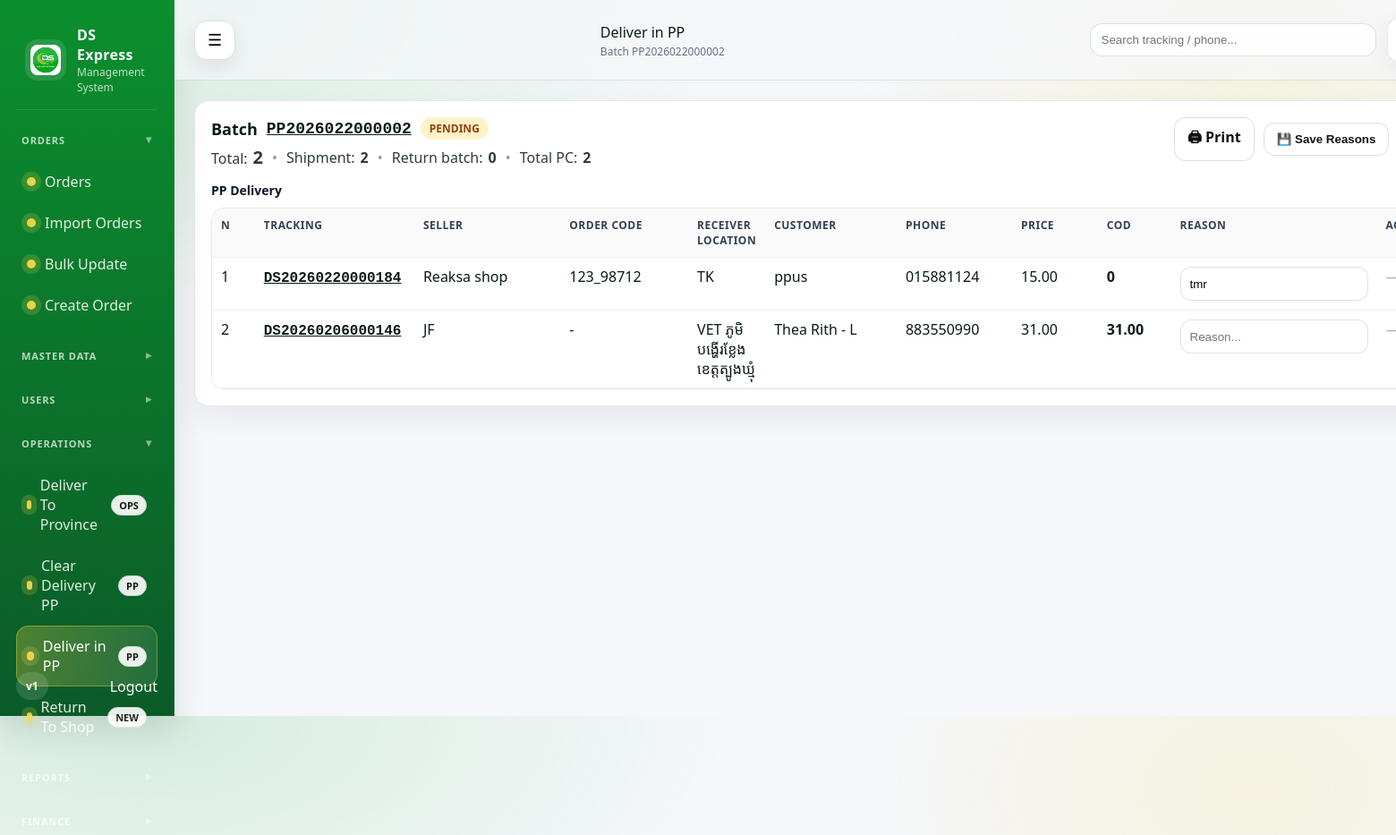
/deliver-pp/2/ (signed in), run on the app's committed database.
### deliverpp/models.py (models this page shows, shortened)
class PPDeliveryBatch(models.Model):
    STATUS_PENDING = "PENDING"
    STATUS_DONE = "DONE"
    STATUS_CANCELLED = "CANCELLED"
    STATUS_CHOICES = [
        (STATUS_PENDING, "PENDING"),
        (STATUS_DONE, "DONE"),
        (STATUS_CANCELLED, "CANCELLED"),
    ]
    created_by = models.ForeignKey(
        settings.AUTH_USER_MODEL,
        on_delete=models.PROTECT,
        related_name="pp_batches",
    )
    shipper = models.ForeignKey(
        Shipper,
        on_delete=models.PROTECT,
        related_name="pp_batches",
        null=True,
        blank=True,
    )
    remark = models.CharField(max_length=255, blank=True, default="")
    status = models.CharField(max_length=20, choices=STATUS_CHOICES, default=STATUS_PENDING)
    assigned_at = models.DateTimeField(null=True, blank=True)
    total_count = models.PositiveIntegerField(default=0)
    shipment_count = models.PositiveIntegerField(default=0)
    return_batch_count = models.PositiveIntegerField(default=0)
    total_pc = models.PositiveIntegerField(default=0)
    return_batch_ids = models.JSONField(default=list, blank=True)
    return_label_codes = models.JSONField(default=list, blank=True)
    created_at = models.DateTimeField(auto_now_add=True)
    class Meta:
        ordering = ["-id"]
        indexes = [
            models.Index(fields=["status", "created_at"]),
        ]
    @property
    def code(self) -> str:
        d = (self.created_at or timezone.now()).strftime("%Y%m%d")
        return f"PP{d}{self.id:05d}"

class PPDeliveryItem(models.Model):
    SOURCE_NORMAL = "NORMAL"
    SOURCE_RETURN = "RETURN"
    SOURCE_TYPE_CHOICES = [
        (SOURCE_NORMAL, "NORMAL"),
        (SOURCE_RETURN, "RETURN"),
    ]
    batch = models.ForeignKey(PPDeliveryBatch, on_delete=models.CASCADE, related_name="items")
    order = models.ForeignKey(Order, on_delete=models.PROTECT, related_name="pp_items")
    source_type = models.CharField(max_length=10, choices=SOURCE_TYPE_CHOICES, default=SOURCE_NORMAL)
    source_code = models.CharField(max_length=50, blank=True, default="", db_index=True)
    ticked = models.BooleanField(default=False)
    delivery_cleared_at = models.DateTimeField(null=True, blank=True)
    cod_cleared_at = models.DateTimeField(null=True, blank=True)
    tick_locked = models.BooleanField(default=False)
    cod_snapshot = models.DecimalField(max_digits=10, decimal_places=2, default=Decimal("0.00"))
    reason = models.CharField(max_length=255, blank=True, default="")
    note = models.TextField(blank=True, default="")
    created_at = models.DateTimeField(auto_now_add=True)
    class Meta:
        ordering = ["id"]
        unique_together = [("batch", "order")]
        indexes = [
            models.Index(fields=["batch", "source_type"]),
            models.Index(fields=["source_code"]),
        ]

### orders/models.py (models this page shows, shortened)
class Order(models.Model):
    STATUS_CREATED = "CREATED"
    STATUS_INBOUND = "INBOUND"
    STATUS_OUT_FOR_DELIVERY = "OUT_FOR_DELIVERY"
    STATUS_DELIVERED = "DELIVERED"
    STATUS_RETURNING = "RETURNING"
    STATUS_RETURNED = "RETURNED"
    STATUS_PROVINCE_ASSIGNED = "PROVINCE_ASSIGNED"
    STATUS_RETURN_ASSIGNED = "RETURN_ASSIGNED"
    STATUS_VOID = "VOID"
    STATUS_CHOICES = [
        (STATUS_CREATED, "CREATED"),
        (STATUS_INBOUND, "INBOUND"),
        (STATUS_OUT_FOR_DELIVERY, "DELIVERING"),
        (STATUS_DELIVERED, "DELIVERED"),
        (STATUS_RETURNING, "RETURNING"),
        (STATUS_RETURNED, "RETURNED"),
        (STATUS_PROVINCE_ASSIGNED, "PROVINCE_ASSIGNED"),
        (STATUS_RETURN_ASSIGNED, "RETURN_ASSIGNED"),
        (STATUS_VOID, "VOID"),
    ]
    tracking_no = models.CharField(
        max_length=50,
        unique=True,
        db_index=True,
    )
    seller = models.ForeignKey(
        Seller,
        on_delete=models.PROTECT,
        related_name="orders",
    )
    seller_code = models.CharField(max_length=50, blank=True, default="")
    seller_name = models.CharField(max_length=255, blank=True, null=True)
    seller_order_code = models.CharField(max_length=100, blank=True, null=True)
    product_desc = models.CharField(max_length=255, blank=True, null=True)
    quantity = models.IntegerField(default=1)
    price = models.DecimalField(max_digits=10, decimal_places=2, default=Decimal("0.00"))
    cod = models.DecimalField(max_digits=10, decimal_places=2, default=Decimal("0.00"))
    delivery_fee = models.DecimalField(max_digits=10, decimal_places=2, default=Decimal("0.00"))
    additional_fee = models.DecimalField(max_digits=10, decimal_places=2, default=Decimal("0.00"))
    province_fee = models.DecimalField(max_digits=10, decimal_places=2, default=Decimal("0.00"))
    receiver_name = models.CharField(max_length=200, blank=True, null=True)
    receiver_phone = models.CharField(max_length=50, blank=True, null=True)
    receiver_address = models.TextField(blank=True, null=True)
    remark = models.TextField(blank=True, null=True)
    reason = models.TextField(blank=True, null=True)
    status = models.CharField(
        max_length=30,
        choices=STATUS_CHOICES,
        default=STATUS_CREATED,
        db_index=True,
    )
    delivery_shipper = models.ForeignKey(
        Shipper,
        on_delete=models.SET_NULL,
        blank=True,
        null=True,
        related_name="delivery_orders",
    )
    import_batch = models.ForeignKey(
        ImportBatch,
        on_delete=models.SET_NULL,
        blank=True,
        null=True,
        related_name="orders",
    )
    print_count = models.PositiveIntegerField(default=0)
    is_deleted = models.BooleanField(default=False, db_index=True)
    deleted_at = models.DateTimeField(blank=True, null=True)
    deleted_by = models.ForeignKey(
        settings.AUTH_USER_MODEL,
        on_delete=models.SET_NULL,
        null=True,
        blank=True,
        related_name="deleted_orders",
    )
    is_locked = models.BooleanField(default=False, db_index=True)
    locked_at = models.DateTimeField(blank=True, null=True)
    locked_by = models.ForeignKey(
        settings.AUTH_USER_MODEL,
        on_delete=models.SET_NULL,
        null=True,
        blank=True,
        related_name="locked_orders",
    )
    done_at = models.DateField(blank=True, null=True, db_index=True)
    clear_delivery = models.BooleanField(default=False, db_index=True)
    created_at = models.DateTimeField(default=timezone.now)
    updated_at = models.DateTimeField(blank=True, null=True)
    updated_by = models.ForeignKey(
        settings.AUTH_USER_MODEL,
        on_delete=models.SET_NULL,
        blank=True,
        null=True,
        related_name="updated_orders",
    )
    class Meta:
        ordering = ["-id"]

### masterdata/models.py (models this page shows, shortened)
class Seller(models.Model):
    code = models.CharField(max_length=10, unique=True, blank=True)
    name = models.CharField(max_length=255)
    phone = models.CharField(max_length=50, blank=True)
    address = models.TextField(blank=True)
    is_active = models.BooleanField(default=True)
    portal_user = models.OneToOneField(
        settings.AUTH_USER_MODEL,
        null=True,
        blank=True,
        on_delete=models.SET_NULL,
        related_name="seller_portal",
    )
    created_at = models.DateTimeField(auto_now_add=True)
    class Meta:
        ordering = ["-id"]

### deliverpp/views.py (the view, shortened to what this page needs)
# urls.py: path("<int:batch_id>/", views.pp_delivery_detail, name="deliverpp_detail"),
@login_required
def pp_delivery_detail(request, batch_id: int):
    batch = get_object_or_404(PPDeliveryBatch, id=batch_id)
    ReturnBatch, ReturnBatchItem, ReturnLabel, ReturnLabelItem = get_return_models()
    if not all([ReturnBatch, ReturnBatchItem, ReturnLabel, ReturnLabelItem]):
        ReturnBatch = ReturnBatchItem = ReturnLabel = ReturnLabelItem = None
    SK_ADD_TEXT = f"pp_detail_add_text_{batch.id}"
    SK_REMOVE_IDS = f"pp_detail_remove_ids_{batch.id}"
    SK_REMOVE_RET_LABELS = f"pp_detail_remove_ret_labels_{batch.id}"
    request.session.setdefault(SK_ADD_TEXT, "")
    request.session.setdefault(SK_REMOVE_IDS, [])
    request.session.setdefault(SK_REMOVE_RET_LABELS, [])
    request.session.modified = True
    edit_mode = request.GET.get("edit") == "1"
    def _clear_edit_session():
        request.session[SK_ADD_TEXT] = ""
        request.session[SK_REMOVE_IDS] = []
        request.session[SK_REMOVE_RET_LABELS] = []
        request.session.modified = True
    return_order_ids = list(
        batch.items.filter(source_type=PPDeliveryItem.SOURCE_RETURN).values_list("order_id", flat=True)
    )
    items = (
        batch.items
        .select_related("order", "order__seller")
        .filter(source_type=PPDeliveryItem.SOURCE_NORMAL)
        .exclude(order_id__in=return_order_ids)
        .order_by("id")
    )
    staged_remove = set(request.session.get(SK_REMOVE_IDS, []))
    staged_add_text = request.session.get(SK_ADD_TEXT, "") or ""
    staged_remove_ret_labels = set(request.session.get(SK_REMOVE_RET_LABELS, []))
    preview_rows = []
    preview_notfound = []
    preview_return = []
    raw_codes = _parse_lines(staged_add_text)
    return_blocks = []
    if ReturnBatch and ReturnLabel and ReturnLabelItem:
        for sc in (_batch_get_label_codes(batch) or []):
            p = _ret_parts(sc)
            if not p:
                continue
            prefix, master_id, label_id = p
            if not label_id:
                continue
            rb = ReturnBatch.objects.filter(id=master_id).first()
            lb = ReturnLabel.objects.filter(id=label_id, batch_id=master_id).first()
            if not (rb and lb):
                continue
            pc = ReturnLabelItem.objects.filter(label_id=lb.id).count()
            label_code = f"{prefix}-{master_id}-{label_id}"
            return_blocks.append({
                "code": label_code,
                "label_id": lb.id,
                "label_code": label_code,
                "batch": rb,
                "pc": pc,
                "cod": getattr(lb, "cod_amount", 0),
                "shop": getattr(lb, "shop_name", ""),
                "address": getattr(lb, "ship_to_address", ""),
                "phone": getattr(lb, "ship_to_phone", ""),
                "staged_removed": label_code in staged_remove_ret_labels,
            })
    total_shipment = items.count()
    total_return_batch = len(set(_batch_get_master_ids(batch)))
    total_all = int(total_shipment) + int(total_return_batch)
    return render(request, "deliverpp/detail.html", {
        "batch": batch,
        "edit_mode": edit_mode,
        "items": items,
        "staged_remove": staged_remove,
        "staged_remove_ret_labels": staged_remove_ret_labels,
        "staged_add_text": staged_add_text,
        "preview_rows": preview_rows,
        "preview_notfound": preview_notfound,
        "preview_return": preview_return,
        "return_blocks": return_blocks,
        "total_shipment": total_shipment,
        "total_return_batch": total_return_batch,
        "total_all": total_all,
        "now": timezone.now(),
        "shippers": _get_pp_shippers(),
    })

### templates/deliverpp/detail.html (shortened to what this page needs)
{% extends "base.html" %}
{% block page_title %}Deliver in PP{% endblock %}
{% block page_subtitle %}Batch {{ batch.code }}{% endblock %}
{% block content %}
<div class="card pp-card">
  <div class="pp-header">
    <div>
      <div class="pp-title">
        Batch <a class="mono trk" href="{% url 'deliverpp_detail' batch.id %}">{{ batch.code }}</a>
        {% if batch.status == "DONE" %}
          <span class="badge badge-green">DONE</span>
        {% elif batch.status == "CANCELLED" %}
          <span class="badge badge-red">CANCELLED</span>
        {% else %}
          <span class="badge badge-yellow">PENDING</span>
        {% endif %}
      </div>
      <div class="pp-meta">
        <span class="meta-item">Total: <span class="big-num">{{ total_all }}</span></span>
        <span class="sep">•</span>
        <span class="meta-item">Shipment: <b>{{ total_shipment }}</b></span>
        <span class="sep">•</span>
        <span class="meta-item">Return batch: <b>{{ total_return_batch }}</b></span>
        <span class="sep">•</span>
        <span class="meta-item">Total PC: <b>{{ batch.total_pc }}</b></span>
      </div>
    </div>
    <div class="pp-actions no-print">
<a class="btn btn-ghost"
   target="_blank"
   href="{% url 'deliverpp_print' batch.id %}">
   🖨 Print
</a>      <button type="submit" form="reasonForm" class="btn btn-ghost">💾 Save Reasons</button>
    </div>
  </div>
  <div class="section-title">PP Delivery</div>
  <div class="table-wrap">
    <table class="ds-table wide">
      <thead>
        <tr>
          <th class="th-center" style="width:55px;">N</th>
          <th class="th-center" style="width:180px;">Tracking</th>
          <th class="th-center" style="width:200px;">Seller</th>
          <th class="th-center" style="width:160px;">Order Code</th>
          <th class="th-center">Receiver Location</th>
          <th class="th-center" style="width:170px;">Customer</th>
          <th class="th-center" style="width:140px;">Phone</th>
          <th class="th-center" style="width:110px;">Price</th>
          <th class="th-center" style="width:90px;">COD</th>
          <th class="th-center" style="width:220px;">Reason</th>
          <th class="th-center no-print" style="width:110px;">Action</th>
        </tr>
      </thead>
      <tbody>
        {% for it in items %}
          {% with o=it.order %}
            <tr class="{% if it.id in staged_remove %}row-removed{% endif %}">
              <td class="td-center">{{ forloop.counter }}</td>
              <td class="td-center"><a class="trk mono" href="/orders/created/{{ o.id }}/">{% firstof o.tracking_no o.id %}</a></td>
              <td class="td-center">{% if o.seller %}{% firstof o.seller.seller_name o.seller.name "-" %}{% else %}-{% endif %}</td>
              <td class="td-center">{% firstof o.seller_order_code o.code "-" %}</td>
              <td>{% firstof o.receiver_address "-" %}</td>
              <td class="td-center">{% firstof o.receiver_name "-" %}</td>
              <td class="td-center">{% firstof o.receiver_phone "-" %}</td>
              <td class="td-center">{% firstof o.price "-" %}</td>
              <td class="td-center"><b>{% firstof o.cod "0" %}</b></td>
              <td class="td-center">
                <input class="input reason-input"
                       form="reasonForm"
                       name="reason_{{ it.id }}"
                       value="{{ it.reason|default_if_none:'' }}"
                       placeholder="Reason..." />
              </td>
              <td class="td-center no-print">
                {% if edit_mode %}
                  {% if it.id in staged_remove %}
                    <button type="button" class="btn btn-ghost"
                      onclick="submitRowAction('undo_remove','{{ it.id }}','')">Undo</button>
                  {% else %}
                    <button type="button" class="icon-btn danger"
                      onclick="if(confirm('Remove this shipment?')){submitRowAction('stage_remove','{{ it.id }}','')}">🗑</button>
                  {% endif %}
                {% else %}
                  <span style="opacity:.35;">—</span>
                {% endif %}
              </td>
            </tr>
          {% endwith %}
        {% empty %}
          <tr><td colspan="11" style="padding:14px;opacity:.7;">No items.</td></tr>
        {% endfor %}
      </tbody>
    </table>
  </div>
</div>
{% endblock %}

### data on the page
PPDeliveryBatch: code "PP2026022000002", total_pc "2"
PPDeliveryItem: reason "tmr"
Order: tracking_no "DS20260220000184", seller.name "Reaksa shop", seller_order_code "123_98712", receiver_address "TK", receiver_name "ppus", receiver_phone "015881124", price "15.00", cod "0"
Order: tracking_no "DS20260206000146", seller.name "JF", seller_order_code "-", receiver_address "VET ភូមិបង្ហើរខ្លែង ខេត្តត្បូងឃ្មុំ", receiver_name "Thea Rith - L", receiver_phone "883550990", price "31.00", cod "31.00"

### other printed values
{{ total_all }} "2"
{{ total_shipment }} "2"
{{ total_return_batch }} "0"
